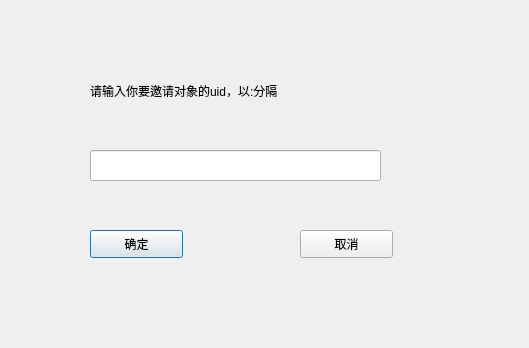
<?xml version="1.0" encoding="UTF-8"?>
<ui version="4.0">
 <class>addgroup</class>
 <widget class="QDialog" name="addgroup">
  <property name="geometry">
   <rect>
    <x>0</x>
    <y>0</y>
    <width>529</width>
    <height>348</height>
   </rect>
  </property>
  <property name="windowTitle">
   <string>Dialog</string>
  </property>
  <widget class="QPushButton" name="pushButton">
   <property name="geometry">
    <rect>
     <x>90</x>
     <y>230</y>
     <width>93</width>
     <height>28</height>
    </rect>
   </property>
   <property name="text">
    <string>确定</string>
   </property>
  </widget>
  <widget class="QPushButton" name="pushButton_2">
   <property name="geometry">
    <rect>
     <x>300</x>
     <y>230</y>
     <width>93</width>
     <height>28</height>
    </rect>
   </property>
   <property name="text">
    <string>取消</string>
   </property>
  </widget>
  <widget class="QLabel" name="label">
   <property name="geometry">
    <rect>
     <x>90</x>
     <y>70</y>
     <width>341</width>
     <height>41</height>
    </rect>
   </property>
   <property name="text">
    <string>请输入你要邀请对象的uid，以:分隔</string>
   </property>
  </widget>
  <widget class="QLineEdit" name="lineEdit">
   <property name="geometry">
    <rect>
     <x>90</x>
     <y>150</y>
     <width>291</width>
     <height>31</height>
    </rect>
   </property>
  </widget>
 </widget>
 <resources/>
 <connections/>
</ui>
